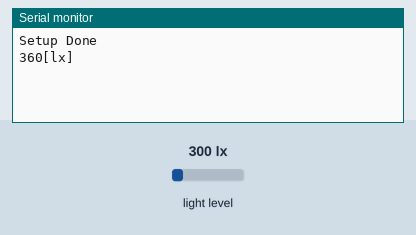
This sketch was run on a simulated Arduino Uno, built with avr-gcc and run on an emulated ATmega328P. On the bench: the last lines printed to the serial monitor. Wiring (inferred from the names in the program): BH1750 light sensor at I2C address 0x23. Inputs (shaded band) come from the test bench; at power-on: light level 300 lx.

Above: at 1.4 s.
1.5 s: light level set to 40 lx
At 2.6 s:
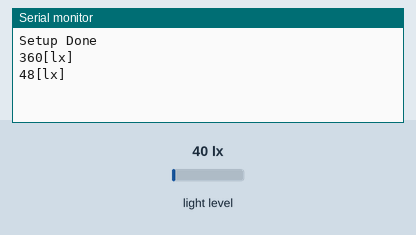
3.2 s: light level set to 500 lx
At 5.0 s:
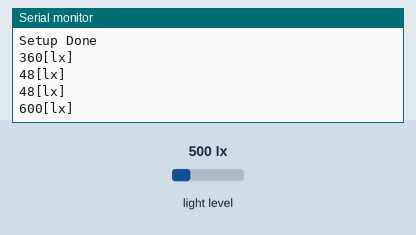
Timing chart, 0 to 6.5 s (numbered marks = the images above; inputs shaded):
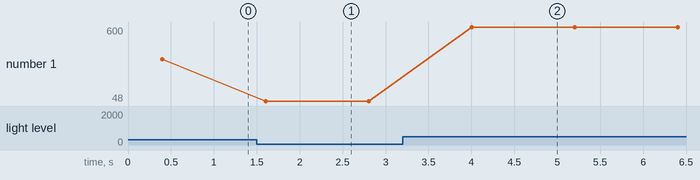

Measured:
- after the input at 1.5 s, the serial monitor: prints a new line after 0.10 s (image 1)
- after the input at 3.2 s, the serial monitor: prints a new line after 0.80 s (image 2)
- plotted number 1: 360 → 48 after the input at 1.5 s, 48 → 600 after the input at 3.2 s

The sketch:

light.ino
```cpp
#include <Wire.h>
#include <math.h>

int BH1750address = 0x23;

byte buff[2];

void setup() {
    Wire.begin();
    BH1750_Init(BH1750address);
    delay(200);
    Serial.begin(9600);
    Serial.println("Setup Done");
}

void loop() {
    int i;
    uint16_t val = 0;
    delay(200);
    if (BH1750_Read(BH1750address) == 2) {
        val = ((buff[0] << 8) | buff[1]);
        Serial.print(val, DEC);
        Serial.println("[lx]");
    }
    delay(1000);
}

int BH1750_Read(int address) {
    byte i = 0;
    Wire.beginTransmission(address);

    Wire.requestFrom(address, 2);
    while (Wire.available()) {
        buff[i] = Wire.read();
        i++;
    }

    Wire.endTransmission();
    return i;
}

void BH1750_Init(int address) {
    Wire.beginTransmission(address);
    Wire.write(0x10);
    Wire.endTransmission();
}
```
